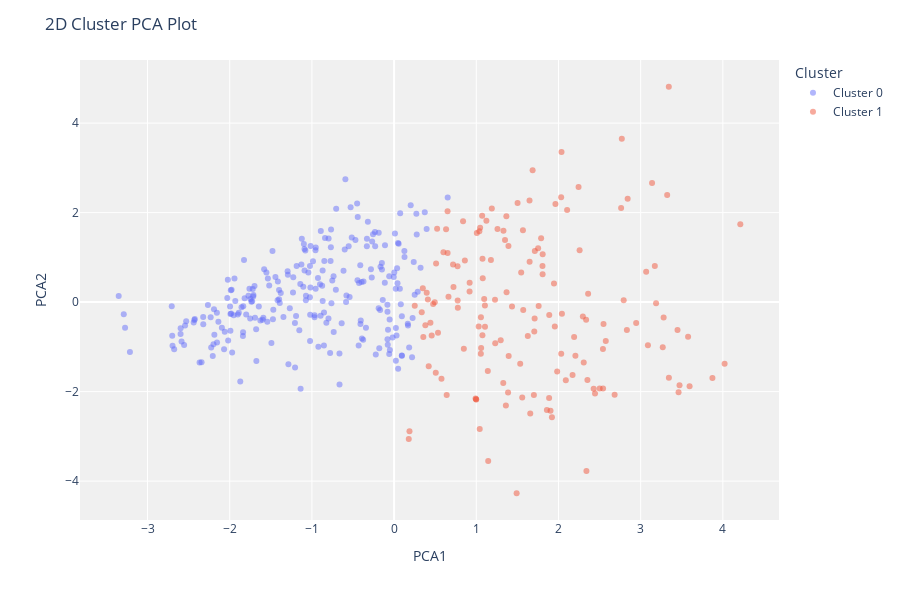

The notebook cell saved with this chart:
### Code cell
plot_model(kmeans, plot = 'cluster')

### Figure 1 — Plotly figure (JSON) as saved in the notebook; plotly's stock layout.template omitted (floating-point values rounded to 4 significant figures; data arrays with more than 128 entries replaced by an {"elided": "..."} marker saying what was removed)
{"data": [{"customdata": {"elided": "242x1 int values"}, "hovertemplate": "Cluster=Cluster 0<br>PCA1=%{x}<br>PCA2=%{y}<br>Feature=%{customdata[0]}<extra></extra>", "legendgroup": "Cluster 0", "marker": {"color": "#636efa", "opacity": 0.5, "symbol": "circle"}, "mode": "markers", "name": "Cluster 0", "orientation": "v", "showlegend": true, "textposition": "top center", "type": "scatter", "x": {"elided": "242 float values"}, "xaxis": "x", "y": {"elided": "242 float values"}, "yaxis": "y"}, {"customdata": {"elided": "152x1 int values"}, "hovertemplate": "Cluster=Cluster 1<br>PCA1=%{x}<br>PCA2=%{y}<br>Feature=%{customdata[0]}<extra></extra>", "legendgroup": "Cluster 1", "marker": {"color": "#EF553B", "opacity": 0.5, "symbol": "circle"}, "mode": "markers", "name": "Cluster 1", "orientation": "v", "showlegend": true, "textposition": "top center", "type": "scatter", "x": {"elided": "152 float values"}, "xaxis": "x", "y": {"elided": "152 float values"}, "yaxis": "y"}], "layout": {"height": 600, "legend": {"title": {"text": "Cluster"}, "tracegroupgap": 0}, "margin": {"t": 60}, "plot_bgcolor": "rgb(240,240,240)", "title": {"text": "2D Cluster PCA Plot"}, "xaxis": {"anchor": "y", "domain": [0, 1], "title": {"text": "PCA1"}}, "yaxis": {"anchor": "x", "domain": [0, 1], "title": {"text": "PCA2"}}}}
